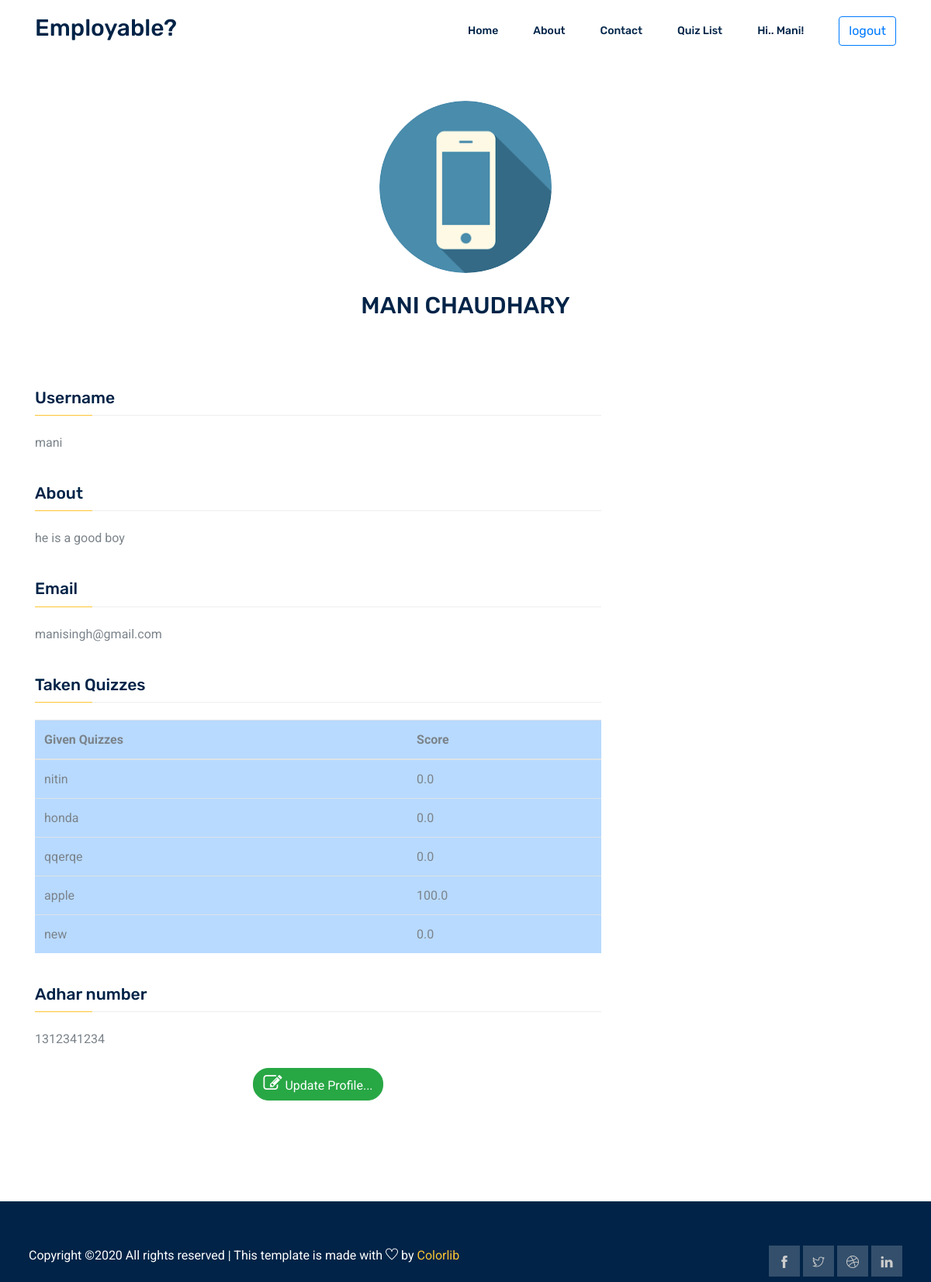
Screenshot of /student/profile/mani (signed in) with the database file from the repository.
### accounts/models.py (models this page shows, shortened)
class User(AbstractUser):
    is_student = models.BooleanField(default=False)
    is_company = models.BooleanField(default=False)
    has_details = models.BooleanField(default=False)
    about = models.TextField(max_length=1000)
    image = models.ImageField(upload_to='main_image',blank = True, null = True)
    website = models.CharField(max_length=40)
    slug = models.SlugField(null=True,blank="true")

### student/models.py (models this page shows, shortened)
class TakenQuiz(models.Model):
    student = models.ForeignKey(Student, on_delete=models.CASCADE, related_name='taken_quizzes')
    quiz = models.ForeignKey(Quiz, on_delete=models.CASCADE, related_name='taken_quizzes')
    score = models.FloatField()
    date = models.DateTimeField(auto_now_add=True)

class Student(models.Model):
    user = models.OneToOneField(User, on_delete=models.CASCADE, primary_key=True)
    quizzes = models.ManyToManyField(Quiz, through='TakenQuiz')
    interests = models.ManyToManyField(Subject, related_name='interested_students')
    AdharNumber = models.IntegerField(default=None,unique=True,blank=True)

### exam/models.py (models this page shows, shortened)
class Quiz(models.Model):
    owner = models.ForeignKey(User, on_delete=models.CASCADE, related_name='quizzes')
    name = models.CharField(max_length=255)
    subject = models.ForeignKey(Subject, on_delete=models.CASCADE, related_name='quizzes')
    location = models.CharField(max_length=50)
    skills_Required = models.CharField(max_length = 50)
    education = models.CharField(max_length = 50)
    work_exporience = models.CharField(max_length = 50)
    ctc = models.IntegerField()
    posts = models.CharField(max_length=20)

### student/views.py (the view, shortened to what this page needs)
# urls.py: path('profile/<slug:slug>', views.student_detail_view.as_view(), name='student_profile'),
class student_detail_view(UpdateView):
    model = User
    fields = ("first_name", "last_name", "email","about")
    template_name = "student/profile.html"
    def get_context_data(self,**kwargs):
            print(self.get_object())
            context = super(student_detail_view,self).get_context_data(**kwargs)
            context['student']= Student.objects.get(user = self.get_object())
            context['taken_Quiz'] = TakenQuiz.objects.filter(student = context['student'])
            return context

### templates/student/profile.html (shortened to what this page needs)
{% extends 'base.html' %}
{% load crispy_forms_tags %}
{% block body %}
{% if request.user == object or request.user.is_company%}
<section class="course_details_area section_gap">
    <div class="container">
      <aside class="single_sidebar_widget author_widget text-center" style = "justify-content:center">
        <img class="author_img rounded-circle" style = "width:20%; justify-content:center" src={{object.image.url}} alt={{object.image.url}}>
        <h2 class="text-uppercase mt-4 mb-5">
          {{object.first_name}} {{object.last_name}}
        </h2>
        </aside>
      <div class="row">
          <div class="col-lg-8 course_details_left">
    <div class="content_wrapper">
        <h4 class="title">Username</h4>
      <div class="content">
          {{object.username}}
      </div>
      <h4 class="title">About</h4>
      <div class="content">
          {{user.about}}
      </div>
      <h4 class="title">Email</h4>
      <div class="content">
          {{object.email}}
      </div>
      <h4 class="title">Taken Quizzes</h4>
      <div class="content">
          <table class="table table-primary">
            <thead>
              <tr>
                <th scope="col">Given Quizzes</th>
                <th scope="col">Score</th>
              </tr>
            </thead>
            <tbody>
                {% for quizz in taken_Quiz %}
              <tr>
                <td>{{quizz.quiz.name}}</td>
                <td>{{quizz.score}}</td>
              </tr>
              {% empty %}
              <tr>
                <td>student has not given any test yet...</td>
              </tr>
              {% endfor %}
            </tbody>
          </table>
      </div>
      <h4 class="title">Adhar number</h4>
      <div class="content">
          {{student.AdharNumber}}
      </div>
      <br />
      <div class = "content text-center">
        {% if request.user.pk == user.pk %}
        <button type="button" style = "border-radius: 20px;" class="btn btn-success " data-toggle="modal" data-target="#exampleModal">
        <i class="fa fa-edit " style="font-size:24px"></i> Update Profile...
      </button>
      {% else %}
      <a href="mailto:{{object.email}}" class="genric-btn info primary circle arrow">Send him a mail <i class="fa fa-paper-plane" style="font-size:24px;margin-left:5px"></i></a>
      </div>
      {% endif %}
</div>
</div>
      </div>
      </div>
    </section>
{% endif %}
{% endblock %}

### templates/base.html (shortened to what this page needs)
{% load static %}
<!DOCTYPE html>
<html lang="en">
  <head>
    <link rel="stylesheet" href="https://cdnjs.cloudflare.com/ajax/libs/font-awesome/4.7.0/css/font-awesome.min.css">
   <link rel="stylesheet" href="{% static 'css/bootstrap.css' %}" />
    <link rel="stylesheet" href="{% static 'css/flaticon.css' %}" />
    <link rel="stylesheet" href="{% static 'css/themify-icons.css' %}" />
    <link rel="stylesheet" href="{% static 'vendors/owl-carousel/owl.carousel.min.css' %}" />
    <link rel="stylesheet" href="{% static 'vendors/nice-select/css/nice-select.css' %}" />
    <link rel="stylesheet" href="https://stackpath.bootstrapcdn.com/bootstrap/4.1.3/css/bootstrap.min.css">
    <link rel="stylesheet" href="{% static 'css/style.css' %}" />
  </head>
  <body>
    <header class="header_area">
      <div class="main_menu">
        <nav class="navbar navbar-expand-lg navbar-light">
          <div class="container">
            <a class="navbar-brand logo_h" href="{% url 'home'  %}"
              ><h2>Employable?</h2></a>
            <div
              class="collapse navbar-collapse offset"
              id="navbarSupportedContent"
            >
              <ul class="nav navbar-nav menu_nav ml-auto">
                <li class="nav-item {% block homeactive %} {% endblock %}">
                  <a class="nav-link" href="{% url 'home'  %}">Home</a>
                </li>
                <li class="nav-item {% block aboutactive %} {% endblock %}">
                  <a class="nav-link " href="{% url 'about'  %}">About</a>
                </li>
                <li class="nav-item {% block contactactive %} {% endblock %}">
                  <a class="nav-link " href="{% url 'contact'  %}">Contact</a>
                </li>
                {% if not request.user.is_authenticated %}
                <li class="nav-item">
                  <a class = 'nav-link'>
                    <button class="btn btn-outline-primary my-2 my-sm-0" onclick=location.href='{% url 'login' %}' type="submit">Login</button>
                  </a>
                </li>
                <li class="nav-item" >
                  <a class = 'nav-link'>
                  <button class="btn btn-outline-primary my-2 my-sm-0" onclick=location.href='{% url 'signup' %}' type="submit">Signup</button>
                </a>
                </li>
                {% else %}
                {% if request.user.is_company %}
                <li class="nav-item">
                  <a class="nav-link" href="{% url 'home'  %}">hi.. {{request.user}}!</a>
                </li>
                {% else %}
                <li class="nav-item">
                  <a class="nav-link" href="{% url 'quiz_list'  %}">Quiz list</a>
                </li>
                <li class="nav-item">
                  <a class="nav-link" href="{% url 'student_profile' request.user.slug %}">hi.. {{request.user}}!</a>
                </li>
                {% endif %}
                <li class="nav-item" >
                  <a class = 'nav-link'>
                  <button class="btn btn-outline-primary my-2 my-sm-0" onclick=location.href='{% url 'logout' %}' type="submit">logout</button>
                </a>
                </li>
                {% endif %}
              </ul>
            </div>
          </div>
        </nav>
      </div>
    </header>
    {% block body %}{% endblock %}
    <footer class="footer-area " >
      <div class="container" style = "padding:7px">
        <div class="row footer-bottom d-flex justify-content-between">
          <p class="col-lg-8 col-sm-12 footer-text m-0 text-white">
Copyright &copy;<script>document.write(new Date().getFullYear());</script> All rights reserved | This template is made with <i class="ti-heart" aria-hidden="true"></i> by <a href="https://colorlib.com" target="_blank">Colorlib</a>
          </p>
          <div class="col-lg-4 col-sm-12 footer-social">
            <a href="#"><i class="ti-facebook"></i></a>
            <a href="#"><i class="ti-twitter"></i></a>
            <a href="#"><i class="ti-dribbble"></i></a>
            <a href="#"><i class="ti-linkedin"></i></a>
          </div>
        </div>
      </div>
    </footer>
    </body>
</html>

### rows the page displays
User: user "Mani", image (picture), first_name "MANI", last_name "CHAUDHARY", username "mani", about "he is a good boy", email "manisingh@gmail.com"
TakenQuiz: quiz.name "nitin", score "0.0"
TakenQuiz: quiz.name "honda", score "0.0"
TakenQuiz: quiz.name "qqerqe", score "0.0"
TakenQuiz: quiz.name "apple", score "100.0"
TakenQuiz: quiz.name "new", score "0.0"
Student: AdharNumber "1312341234"
